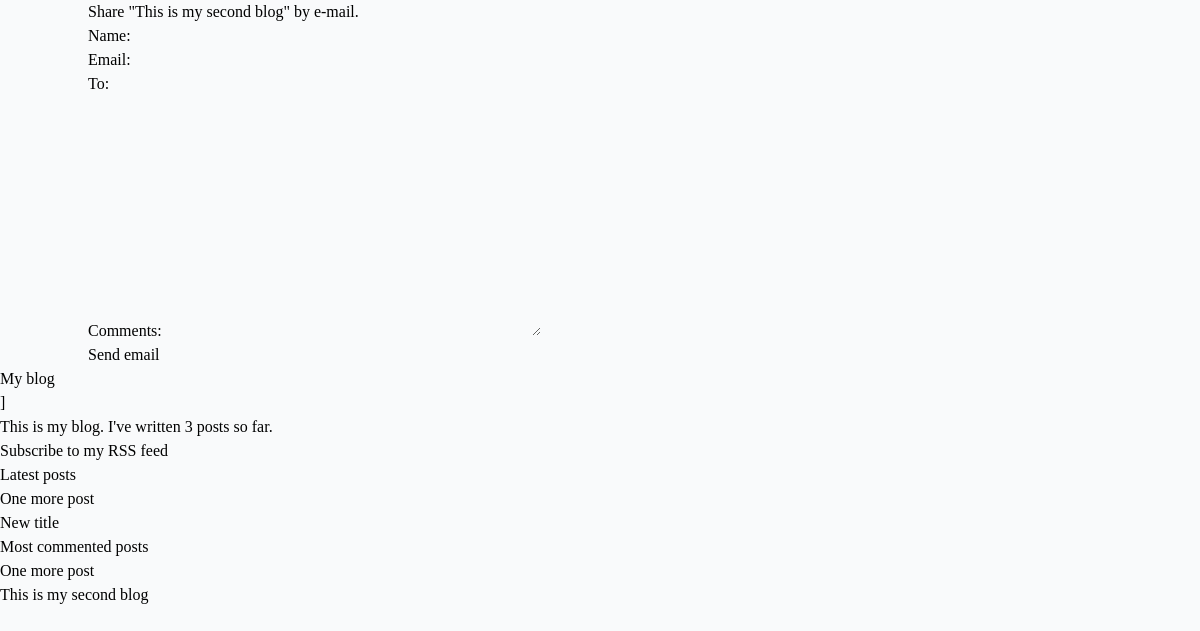
/blog/1/share/, run on an earlier commit of the app's database.
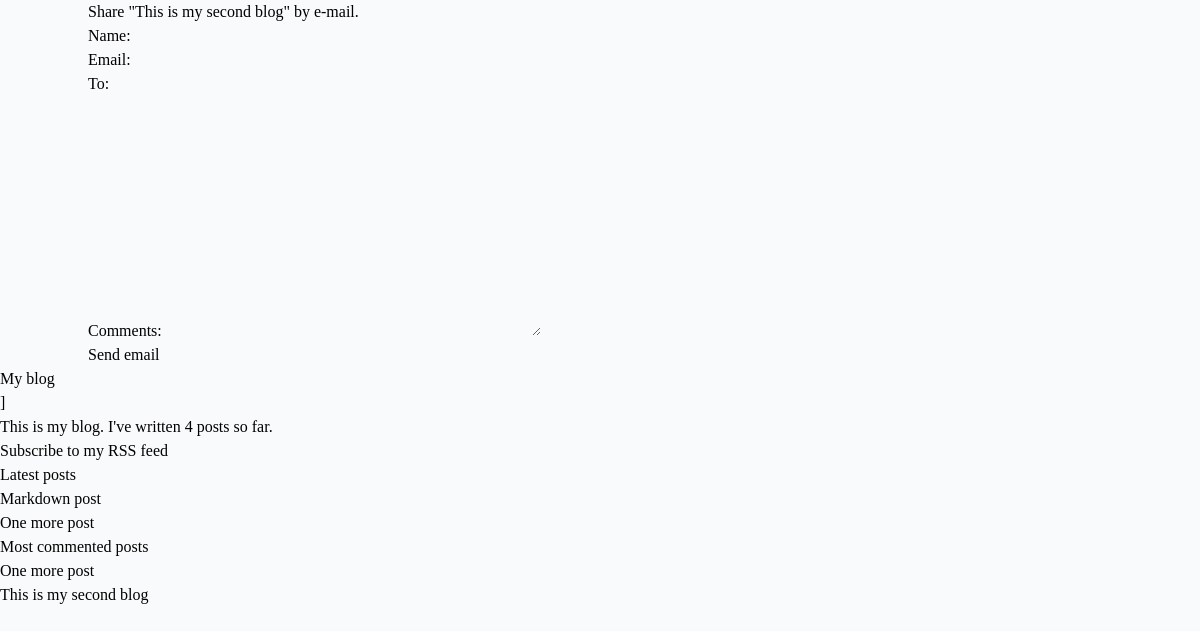
And on a later commit of the database.
### blog/models.py (models this page shows, shortened)
class Post(models.Model):
    class Status(models.TextChoices):
        DRAFT = 'DF', 'Draft'
        PUBLISHED = 'PB', 'Published'
    title = models.CharField(max_length=250)
    slug = models.SlugField(
        max_length=250,
        unique_for_date='publish')
    author = models.ForeignKey(
        settings.AUTH_USER_MODEL,
        on_delete=models.CASCADE,
        related_name='blog_posts'
    )
    body = models.TextField()
    publish = models.DateTimeField(default=timezone.now)
    created = models.DateTimeField(auto_now_add=True)
    updated = models.DateTimeField(auto_now_add=True)
    status = models.CharField(
        max_length=2,
        choices=Status,
        default=Status.DRAFT
    )
    objects = models.Manager()
    published = PublishedManager()
    draft = DraftManager()
    class Meta:
        ordering = ['-publish']
        indexes = [
            models.Index(fields=['-publish']),
        ]
    def get_absolute_url(self):
        return reverse(
            "blog:post_detail",
            args=[
                self.publish.year,
                self.publish.month,
                self.publish.day,
                self.slug
            ]
        )
    tags = TaggableManager()

### blog/views.py (the view)
# urls.py: path('<int:post_id>/share/', views.post_share, name='post_share'),
def post_share(request, post_id):
    post = get_object_or_404(
        Post,
        id=post_id,
        status=Post.Status.PUBLISHED
    )
    sent = False
    if request.method == 'POST':
        form = EmailPostForm(request.POST)
        if form.is_valid():
            cd = form.cleaned_data
            post_url = request.build_absolute_uri(
                post.get_absolute_url()
            )
            subject = (
                f"{cd['name']} ({cd['email']})"
                f"recommends you read {post.title}"
            )
            message = (
                f"Read {post.title} at {post_url}\n\n"
                f"{cd['name']}\'s comments: {cd['comments']}"
            )
            send_mail(
                subject=subject,
                message=message,
                from_email=None,
                recipient_list=[cd['to']]
            )
            sent = True
    else:
        form = EmailPostForm()
    return render(
        request,
        'blog/post/share.html',
        context={
            'post': post,
            'form': form,
            'sent': sent
        }
    )

### blog/forms.py
class EmailPostForm(forms.Form):
    name = forms.CharField(max_length=25)
    email = forms.EmailField()
    to = forms.EmailField()
    comments = forms.CharField(
        required=False,
        widget=forms.Textarea
    )

### blog/models.py (called while the page is built)
    def get_queryset(self):
        return super().get_queryset().filter(status=Post.Status.PUBLISHED)

### blog/templatetags/blog_tags.py (called while the page is built)
@register.simple_tag
def total_posts():
    return Post.published.count()

@register.inclusion_tag('blog/post/latest_posts.html')
def show_latest_posts(count=5):
    latest_posts = Post.published.order_by('-publish')[:count]
    return {'latest_posts': latest_posts}

@register.simple_tag
def most_commented_posts(count=2):
    return Post.published.annotate(
        total_comments=Count('comments')
    ).order_by('-total_comments')[:count]

### blog/templates/blog/post/share.html (shortened to what this page needs)
{% extends 'blog/base.html' %}
{% block content %}
    {% if sent %}
        <h1>E-mail successfully sent</h1>
        <p>
            "{{ post.title }}" was successfully sent to {{ form.cleaned_data.to }}.
        </p>
    {% else %}
        <h1>Share "{{ post.title }}" by e-mail.</h1>
        <form method="post">
            {{ form.as_p }}
                <input type="submit" value="Send email">
        </form>
    {% endif %}
{% endblock %}

### blog/templates/blog/base.html (shortened to what this page needs)
{% load blog_tags %}
{% load static tailwind_tags %}
<!DOCTYPE html>
<html lang="en">
<head>
    {% tailwind_css %}
</head>
<body class="bg-gray-50 text-black font-serif leading-normal tracking-normal">
    <div class="container mx-auto">
        {% block content %}{% endblock %}
    </div>
    <div>
        <h2>My blog</h2>]
        <p>This is my blog.
        I've written {% total_posts %} posts so far.
        </p>
        <p>
            <a href="{% url "blog:post_feed" %}">
                Subscribe to my RSS feed
            </a>
        </p>
        <h3>Latest posts</h3>
        {% show_latest_posts 2 %}
        <h3>Most commented posts</h3>
        {% most_commented_posts as most_comments %}
        <ul>
            {% for post in most_comments %}
            <li>
                <a href="{{ post.get_absolute_url }}">{{ post.title }}</a>
            </li>
            {% endfor %}
        </ul>
    </div>
</body>
</html>

### blog/templates/blog/post/latest_posts.html
<ul>
    {% for post in latest_posts %}
        <li>
            <a href="{{ post.get_absolute_url }}">{{ post.title }}</a>
        </li>
    {% endfor %}
</ul>

What changed in the data, as far as the page shows it:
no longer on this page (row unchanged): Post: title "New title", shown under "Latest posts"
added Post: title "Markdown post", shown under "Latest posts"
Also different on the page:
text no longer shown: "3"
text now shown: "4"
